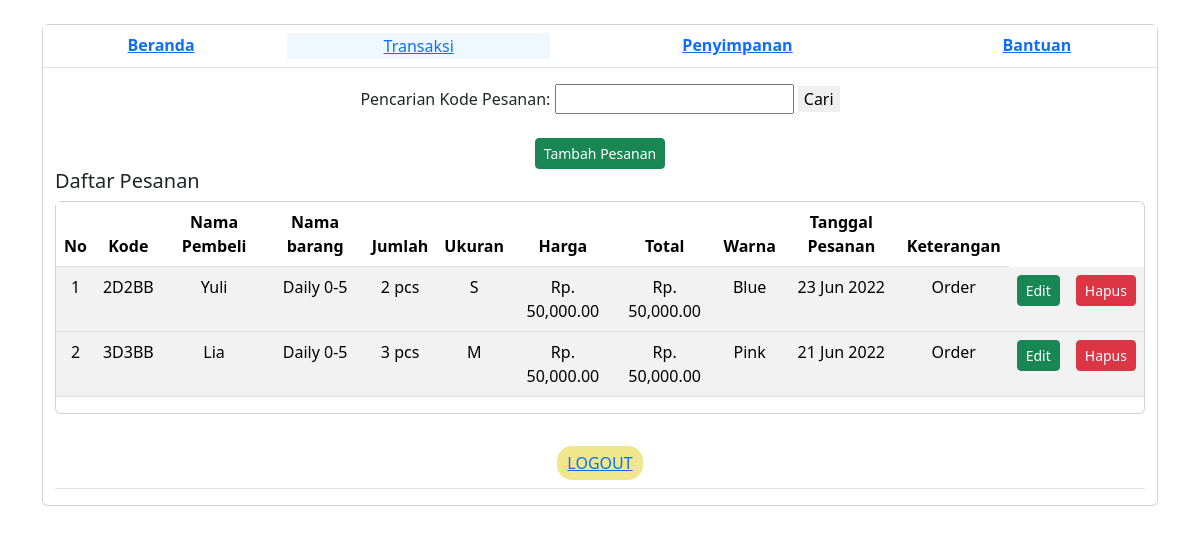
The page /admin/transaksi.php on the database its author committed.
### tables this page shows
CREATE TABLE `transaksi` (
  `id` int(11) NOT NULL,
  `kode` varchar(25) NOT NULL,
  `nm_pembeli` varchar(50) NOT NULL,
  `nm_brng` varchar(50) NOT NULL,
  `jml` char(5) NOT NULL,
  `ukuran` char(3) NOT NULL,
  `harga` varchar(50) NOT NULL,
  `total` varchar(20) NOT NULL,
  `warna` varchar(50) NOT NULL,
  `tgl` date NOT NULL,
  `ket` varchar(50) NOT NULL
);

### admin/transaksi.php (the view, shortened to what this page needs)
<?php
include '../koneksi.php';
?>
<!doctype html>
<html lang="en">
<head>
    <link rel="stylesheet" type="text/css" href="../bootstrap-5.1.3-dist/css/bootstrap.min.css">
    <link rel="stylesheet" type="text/css" href="../fontawesome-free-5.15.0-web/css/all.min.css">
</head>
<body>
<br>
<div class="container">
        <div class="card">
      <table class="table table-border">
      <tr align="center">
      <th>
         <a class="table" href="index.php">Beranda</a>
      </th>
      <th>
      <button style="background-color: #F0F8FF; border: none; width: 100%;"><a class="table" href="transaksi.php">Transaksi</a></button>
      </th>
      <th>
        <a class="table" href="simpan.php">Penyimpanan</a>
      </th>
      <th>
        <a class="table" href="bantu.php">Bantuan</a>
      </th>
      </tr>
      </table>
      <div class="container">
      <form method="GET" action="transaksi.php" style="text-align: center;">
		<label>Pencarian Kode Pesanan:</label>
		<input type="text" style="border: 1" name="cari" value="<?php if(isset($_GET['cari'])) { echo $_GET['cari']; } ?>" />
		<button type="submit" style="border: none" value="cari">Cari</button>
</form>
</div>
<br>
      <div class="container">
        <center><a href="#" class="btn btn-sm btn-success" data-toggle="modal" data-target="#myModalTambahData">Tambah Pesanan</a></center></div>
      </div>
</div>
  <div class="container">
        <h5>Daftar Pesanan</h5>
        <div class="card">
            <table class="table table-striped">
            <thead>
              <tr align="center">
                <th>No</th>
                <th>Kode</th>
                <th>Nama Pembeli</th>
                <th>Nama barang</th>
                <th>Jumlah</th>
                <th>Ukuran</th>
                <th>Harga</th>
                <th>Total</th>
                <th>Warna</th>
                <th>Tanggal Pesanan</th>
                <th>Keterangan</th>
              </tr>
            </thead>
            <tbody>
                       <?php
                         $halaman = 10;
                         $page =isset($_GET["halaman"]) ? (int)$_GET["halaman"] : 1;
                         $mulai  =($page>1) ? ($page * $halaman) - $halaman : 0;
                         $query = mysqli_query($conn,"SELECT * FROM transaksi LIMIT $mulai, $halaman");
                         while ($data = mysqli_fetch_assoc($query))
                         {
                          $total= $data['harga'] * $data['jml'];
                          $no =$mulai+1;
                          while ($data = mysqli_fetch_assoc($query)) {
                      ?>
              <tr align="center">
                    <td><?=$no ++ ?></td>
                    <td><?=$data['kode'] ?></td>
                    <td><?=$data['nm_pembeli'] ?></td>
                    <td><?=$data['nm_brng'] ?></td>
                    <td><?=$data['jml'] ?> pcs</td>
                    <td><?=$data['ukuran'] ?></td>
                    <td>Rp. <?=number_format($data['harga'])?>.00</td>
                    <td>Rp. <?=number_format($total)?>.00</td>
                    <td><?=$data['warna'] ?></td>
                    <td><?php echo date('d M Y', strtotime($data['tgl'])) ?></td>
                    <td><?=$data['ket'] ?></td>
                <td>
                  <a href="#" class="btn btn-sm btn-success" data-toggle="modal" data-target="#myModalEdit<?php echo $data['id']; ?>">Edit</a>
                </td>
                <td>
                      <a href="hapus.php?id=<?php echo $data['id'] ?>" class="btn btn-sm btn-danger" onclick="return confirm('Apakah anda yakin ingin hapus data ini?')">Hapus</a>
                    </td>
              </div>
          <?php } } ?>
    <br>
    <div class="container">
    <table class="table table-border">
      <tr>
      <th>
        <center><button style="background-color: khaki; border: none; border-radius: 15px; padding: 5px 10px;">
        <a href="logout.php" class="table">LOGOUT</a></button></center></th></tr></table></div>
</body>
</html>

### rows shown on the page
transaksi: total "50,000"
transaksi: kode "2D2BB", nm_pembeli "Yuli", nm_brng "Daily 0-5", jml "2", ukuran "S", harga "50,000", warna "Blue", tgl "23 Jun 2022", ket "Order"
transaksi: kode "3D3BB", nm_pembeli "Lia", nm_brng "Daily 0-5", jml "3", ukuran "M", harga "50,000", warna "Pink", tgl "21 Jun 2022", ket "Order"
